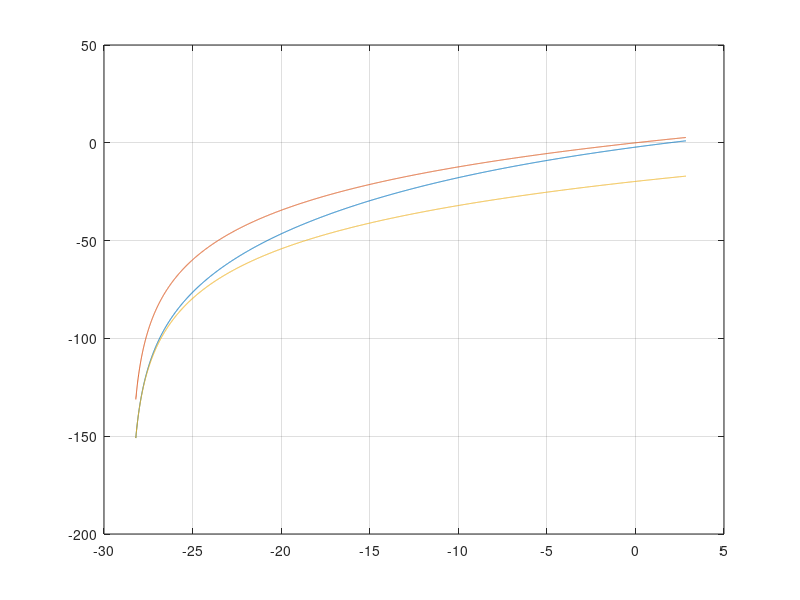

Recreate this plot in MATLAB. (Note: this script raises an error after producing the figure.)
%% Main Code for Continuous-Time Version of Payment-Chain Model
% Uses Implicit Finite Difference
% (c) Bigio et al
%
% October 2025
% Main block happens here
% written by S. Bigio
clear; close all;
%  nameplot = 'rsp';

%% Running Preferences
plotiter=0;

%% Optimization Conditions (create subroutine)
tol_dyn = 1e-7;
tol     = 1e-10;
options = optimset('TolFun',1e-6,'Display','iter'); % At Optimization
%options_dyn=optimset('Algorithm',{'levenberg-marquardt',0.01},'MaxFunEvals',10*T,'MaxIter',400,'TolFun',tol_dyn,'Display','iter');
% options_dyn=optimset('Algorithm','trust-region-dogleg','MaxFunEvals',1000,'MaxIter',400,'TolFun',tol_dyn,'Display','iter');

%% Parameters (create subroutine)
% Model Parameters - Preferences and Technology
freq    = 1     ; % 1 year over freqency
gamma   = 1     ; % agent's risk aversion
rho     = 0.0351; % agent's individual discount rates; target: 1% (quarterly)
w1      = 1     ; % income

% Prices 
rs      = rho; % risk free rate
q       = 2  ; % Exogenous price

% Bliss point
c_bliss = 0; 

% Borrowing Limit - nominal
scale=2; % -> bad coding! move up
s_bl  = -1/scale*0.99*w1/rho       ;  % "soft constraint"
s_max  = (w1/rho)*0.1  ;  % debt limit
s_bar = scale*s_bl;

% Vectorizations
mu_w    = (w1)';

% Functional Forms 
% Utility Functions
if gamma~=1
    URF=@(c) ((c-c_bliss).^(1-gamma)-1)/(1-gamma); % Utility Return Function
    Uprime=@(c) (c-c_bliss).^(-gamma); % Utility Return Function
    Uinv=@(v) ((1-gamma)*v).^(1/1-gamma)+c_bliss;              % Utility Return Function
else
    URF=@(c)   log(c-c_bliss); % Utility Return Function
    Uprime=@(c) (c-c_bliss).^(-1); % Utility Return Function
    Uinv=@(v) exp(v)+c_bliss;              % Utility Return Function
end
Upinv=@(dv) dv.^(-1/gamma)+c_bliss;              % Utility Return Function


% Saving parameters
parameters.gamma=gamma;

%% Discretization Preferences
% Approximate Amount of grid points
N     = 5000      ;  % Number of Gridpoints in Real Wealth Space

% State-Space Grid
dt     = 1/60     ; % Double check code for dt.


%%%%%%%%%%%%%%%%%%%%%%%%%%%%%%%%%%%%%%%%%%%%%%%%%%%%%%%%%%%%%%%%%%%%%%%%%%%
%% Discretization Block
%%%%%%%%%%%%%%%%%%%%%%%%%%%%%%%%%%%%%%%%%%%%%%%%%%%%%%%%%%%%%%%%%%%%%%%%%%%
% Savings space and consumption space Gus
s_vec      = linspace(s_bar, s_max,N)'        ; 
ds         = s_vec(2)-s_vec(1); ds_check=(s_max-s_bar)/(N-1);
s_bl_index = (s_vec<s_bl);
s_unc_index= (s_vec>=s_bl);

% Compute Savers
index_o=find(s_vec>=0,1,'first')          ;

% [1] Solve for Steady State for each case
% Construct Interest Rate Vector
r_vec=ones(N,1)*rs  ; % Initialize i
q_vec=ones(N,1)     ; 
q_vec(s_bl_index)=q ; 

% Initial conjecture for value
c_guess = (w1+r_vec.*s_vec)./q_vec;
distance= s_vec-min(s_vec);
weights = exp(-0.1*distance)./(0.5+0.5*exp(-0.1*distance));
V       = ((1-weights).*URF(w1+r_vec.*s_vec)+(weights).*URF((w1+r_vec.*s_vec)/q))/rho;
V_bar   = URF(w1+r_vec.*s_vec)/rho;
V_ubar  = URF((w1+r_vec.*s_vec)/q)/rho;

figure('Name','Guess')
plot(s_vec,V); grid on; hold on;
plot(s_vec,V_bar);
plot(s_vec,V_ubar);

%% Main Step For solution
cond=2*tol;
iter = 0;
dvF = zeros(N,1); dvB = zeros(N,1);
while cond>tol % value function iteration
    V_in = V;
    
    % SB note: document here:
    ss   = find(s_bl_index,1,'last');
    HJBupdate;    
    
    [V,A]=HJB_implicit(V_in,U,s_vec,muF,muB,rho,Ib,If,dt);    
    
    % Update condition
    % cond=max(abs(V./V_in-1));
    cond=max(abs(Uinv(rho*V)./Uinv(rho*V_in)-1));
    % display(['Error condition: ' num2str(cond)]);

    % Plot if needed
    if plotiter==1
        plot(s_vec,V); drawnow; hold on;
    end
    iter=iter+1; 
end

% Plot Value Function
figure('Name','Value Function')
plot(s_vec,V_bar,'LineWidth',1);  grid on; hold on;
plot(s_vec,V_ubar,'LineWidth',1);
plot(s_vec,V,'LineWidth',2,'LineStyle','-.');

% Colecting Steady State Objects
c_ss     = c     ;
muF_ss   = muF   ;
muB_ss   = muB   ;
V_ss     = V     ;

%% Analytic Solution
% solve consumption at deleveraging phase:
c_star=w1+rs*s_bl;
c_back=fsolve(@(c) Uprime(c)/q-(URF(c_star)-URF(c))/(w1-q*c+rho*s_bl),w1/25);
c_drop=c_back;
v_bar = (URF(c_star)-URF(c_back))/(w1-q*c_back+rho*s_bl);

% Solve v_bar
RHS_b_h=@(b_h) URF((w1+rho*b_h)/q);
LHS_b_h=@(b_h) URF(c_back)+v_bar*(w1-q*c_back+rho*b_h);


b_h=fsolve(@(x) RHS_b_h(x)-LHS_b_h(x),s_bl);
index_aux=((s_vec>b_h)&(s_vec<s_bl));
index_aux2=((s_vec<=b_h));
plot(s_vec(index_aux),URF((w1+rho*b_h)/q)/rho+v_bar*(s_vec(index_aux)-b_h),'LineWidth',1,'LineStyle',':','Color','r');
plot(s_vec(s_bl_index),URF((w1+rho*s_vec(s_bl_index))/q)/rho,'LineWidth',1,'LineStyle',':','Color','r');
plot(s_vec(s_unc_index),URF((w1+rho*s_vec(s_unc_index)))/rho,'LineWidth',1,'LineStyle',':','Color','r');

figure
fplot(@(x) RHS_b_h(x),[-30,30]); hold on
fplot(@(x) LHS_b_h(x),[-30,30]); hold on

figure('Name','Consumption')
plot(s_vec(index_aux),c(index_aux),'Color','b'); hold on; grid on;
plot(s_vec(index_aux2),c(index_aux2),'Color','b'); hold on; grid on;
plot(s_vec(s_unc_index),c(s_unc_index),'Color','b'); 
line([s_vec(1) s_vec(end)],[c_back c_back],'LineStyle',':','LineWidth',1); 
scatter(s_bl,c_star,40,'MarkerFaceColor','b')
scatter(s_bl,c_back,40,'MarkerFaceColor','w')
scatter(b_h,(w1+rho*b_h)/q,40,'MarkerFaceColor','b')
scatter(b_h,c_back,40,'MarkerFaceColor','w')
ylimits=ylim;
line([b_h b_h],[ylimits(1) ylimits(2)],'LineWidth',1);
line([s_bl s_bl],[ylimits(1) ylimits(2)],'LineWidth',1);
axis tight;

%% Steady State Solution
function res=MPCC_solve_steady(X,inputs)
% Variables defined as global come in
MPCC_globals;

% Initial Guess for consumption vector
p  = inputs.p;
rs      = X(1);

% [1] Solve for Steady State for each case
% Construct Interest Rate Vector
r_vec=s_vec*0+rs       ; % Initialize i
r_vec(s_vec<=0)=rs+rsp_ss; % pin down value

% Initial conjecture for value
c_guess = w1+r_vec.*s_vec;
V       = URF(c_guess)/rho;

% Calls the Solver
MPCC_steady;

% Pick a clearing condition to solve
if strcmp(clearcond,'Y');
    res=Z_Y_ss;
elseif strcmp(clearcond,'S');
    res=Z_S_ss;
end
% res(2)  = Z_T_ss;

end

%% HJB_implicit
function [V,A]=HJB_implicit(V_in,U,s,muF,muB,rho,Ib,If,Delta)
    
    % Vectorization
    N = length(s)         ; % Length
    ds = s(2)-s(1);
    
    % Plus diagonal
    MU  = If.*muF;
    DU  = (MU)/ds   ; % Negative from right of HJB 
    
    % Minus Diagonal Terms
    MD = -Ib.*muB;
    DD = (MD)/ds     ; % Negative from right of HJB
    
    % On Diagonal Terms
    D0 = -DU-DD;
    
    % Making it Compatible with Sparse Matrix Notation
    DU = [0; DU(1:end-1)];
    DD = [DD(2:end); 0];
    
    A  = spdiags([DD D0 DU],-1:1,N,N);
    
    V = (speye(N)*(1/Delta+rho)-A)\(U+V_in/Delta);

end
